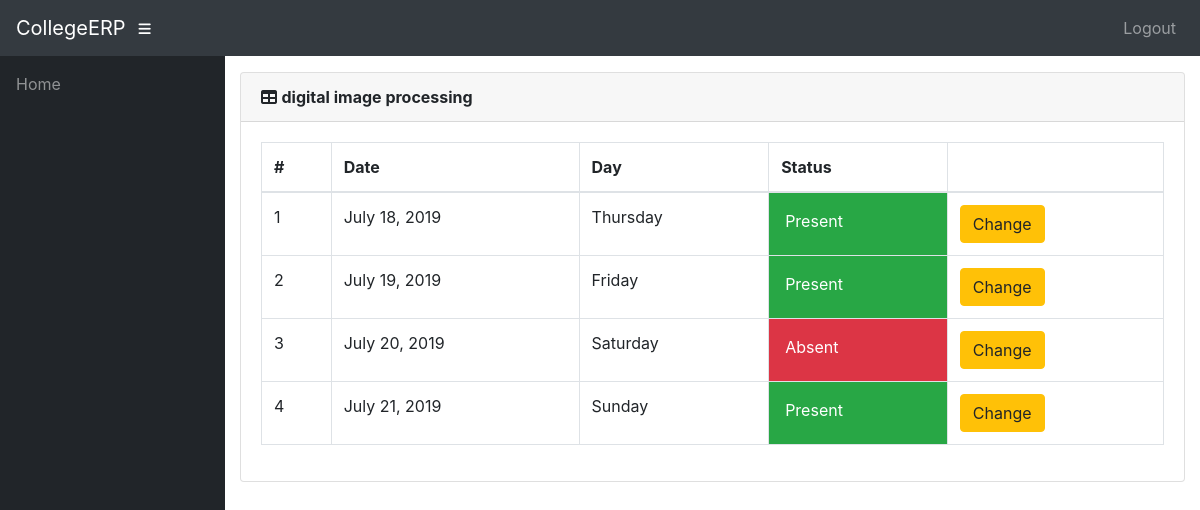
The page /info/teacher/CO16362/cs701/attendance/ (signed in) on the database its author committed.
### info/models.py (models this page shows, shortened)
class Course(models.Model):
    dept = models.ForeignKey(Dept, on_delete=models.CASCADE)
    id = models.CharField(primary_key='True', max_length=50)
    name = models.CharField(max_length=50)
    shortname = models.CharField(max_length=50, default='X')

class Attendance(models.Model):
    course = models.ForeignKey(Course, on_delete=models.CASCADE)
    student = models.ForeignKey(Student, on_delete=models.CASCADE)
    attendanceclass = models.ForeignKey(AttendanceClass, on_delete=models.CASCADE, default=1)
    date = models.DateField(default='2019-10-23')
    status = models.BooleanField(default='True')

### info/views.py (the view)
# urls.py: path('teacher/<slug:stud_id>/<slug:course_id>/attendance/', views.t_attendance_detail, name='t_attendance_detail'),
@login_required()
def t_attendance_detail(request, stud_id, course_id):
    stud = get_object_or_404(Student, USN=stud_id)
    cr = get_object_or_404(Course, id=course_id)
    att_list = Attendance.objects.filter(course=cr, student=stud).order_by('date')
    return render(request, 'info/t_att_detail.html', {'att_list': att_list, 'cr': cr})

### info/models.py (called while the page is built)
    @property
    def is_student(self):
        if hasattr(self, 'student'):
            return True
        return False

    @property
    def is_teacher(self):
        if hasattr(self, 'teacher'):
            return True
        return False

### info/templates/info/t_att_detail.html (shortened to what this page needs)
<!DOCTYPE html>
<html lang="en">
<head>
    {% extends 'info/base.html' %}
    {% load static %}
    {% block content %}
        <div class="card mb-3">
            <div class="card-header">
              <i class="fas fa-table"></i>
            <strong>{{ cr.name }}</strong></div>
            <div class="card-body">
              <div class="table-responsive">
                <table class="table table-bordered" id="dataTable" width="100%" cellspacing="0">
                  <thead>
                    <tr>
                        <th>#</th>
                        <th>Date</th>
                        <th>Day</th>
                        <th>Status</th>
                        <th></th>
                    </tr>
                  </thead>
                  <tbody>
                        {% for a in att_list %}
                        <tr class="row100 body">
                            <td>{{ forloop.counter }}</td>
                            <td>{{ a.date }}</td>
                            <td>{{ a.date|date:"l" }}</td>
                            {% if a.status %}
                            <td class="p-3 mb-2 bg-success text-white">Present </td>
                            {% else %}
                            <td class="p-3 mb-2 bg-danger text-white">Absent <span class="glyphicon glyphicon-thumbs-down"></span</td>
                            {% endif %}
                            <td><a class="btn btn-warning" href="{% url 'change_att' a.id %}">Change</a> </td>
                        </tr>
                    {% empty %}
                            <p>student has no attendance</p>
                    {% endfor %}
                  </tbody>
                </table>
              </div>
            </div>
          </div>
    {% endblock %}

### rows shown on the page
Course: name "digital image processing"
Attendance: date "July 18, 2019", date "Thursday", status "Present"
Attendance: date "July 19, 2019", date "Friday", status "Present"
Attendance: date "July 20, 2019", date "Saturday", status "Absent"
Attendance: date "July 21, 2019", date "Sunday", status "Present"
